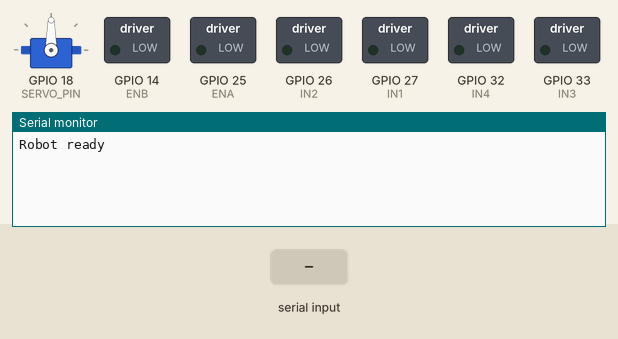
Simulated run of this sketch. Board: ESP32. On the bench: servo, switched loads named in the sketch (green lamp = pin HIGH), the last lines printed to the serial monitor. Inputs (shaded band) come from the test bench.

Above: at 1.2 s.
1.3 s: "90,45\n" received over the second serial link
At 2.5 s:
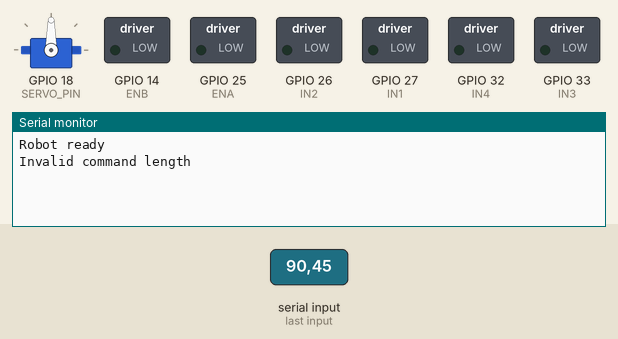
2.8 s: "30,150\n" received over the second serial link
At 3.7 s:
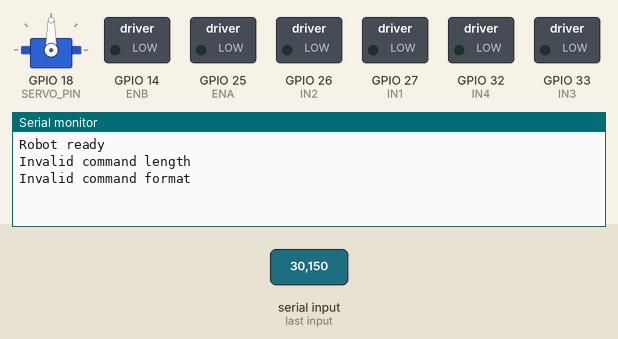

The sketch:

esp32_bt_robot.ino
```cpp
#include <Arduino.h>
#include <ESP32Servo.h>

// ---------------- Pins ----------------
#define BT_RX 16        // ESP32 RX2  <- HC-05 TXD
#define BT_TX 17        // ESP32 TX2  -> HC-05 RXD
#define SERVO_PIN 18

// L298N pins (original naming: channel A = ENA/IN1/IN2, channel B = ENB/IN3/IN4)
#define ENA 25
#define IN1 27
#define IN2 26
#define ENB 14
#define IN3 33
#define IN4 32

// Physical wiring: left motors are on OUT3/OUT4 (channel B),
// right motors are on OUT1/OUT2 (channel A). Swapped in software here.
#define LEFT_EN  ENB
#define LEFT_IN_A  IN3
#define LEFT_IN_B  IN4
#define RIGHT_EN ENA
#define RIGHT_IN_A IN1
#define RIGHT_IN_B IN2

// ---------------- Tunables (verify by testing) ----------------
// Motor polarity is UNVERIFIED. If a side spins backward on an F command,
// set that side's flag to true. Do not rewire.
const bool LEFT_INVERT  = false;
const bool RIGHT_INVERT = false;

const int PWM_FREQ = 1000;        // Hz; same as your earlier sketch
const int PWM_RESOLUTION = 8;     // duty 0..255
const int MIN_DUTY = 0;           // raise (e.g. 80-120) if motors hum without turning at low speeds
const int INNER_WHEEL_PERCENT = 30; // slow side speed during a turn, % of base speed
const int DIFF_MIN_INTENSITY = 1; // steering intensity at/above which differential applies

// 0 = disabled. If your app resends commands continuously, set e.g. 1000 (ms)
// so the robot stops when Bluetooth drops. Leave 0 if the app only sends on change.
const unsigned long COMMAND_TIMEOUT_MS = 0;

HardwareSerial BT(2);
Servo steeringServo;

char command[32];
int commandPos = 0;
unsigned long lastCommandMs = 0;

// ---------------- Motors ----------------
void driveSide(int enPin, int inA, int inB, int duty, bool forward, bool invert) {
  if (duty <= 0) {
    digitalWrite(inA, LOW);
    digitalWrite(inB, LOW);
    ledcWrite(enPin, 0);
    return;
  }
  bool dir = forward ^ invert;
  digitalWrite(inA, dir ? HIGH : LOW);
  digitalWrite(inB, dir ? LOW : HIGH);
  ledcWrite(enPin, duty);
}

int speedToDuty(int speed) {            // speed 0..99 -> duty
  if (speed <= 0) return 0;
  return map(speed, 1, 99, MIN_DUTY, 255);
}

void stopMotors() {
  driveSide(LEFT_EN, LEFT_IN_A, LEFT_IN_B, 0, true, false);
  driveSide(RIGHT_EN, RIGHT_IN_A, RIGHT_IN_B, 0, true, false);
}

// ---------------- Command handling ----------------
void processCommand(char *cmd) {
  // Validate the whole command first; ignore it entirely if malformed.
  if (strlen(cmd) != 6) {
    Serial.println("Invalid command length");
    return;
  }
  char moveDir = cmd[0];
  char steerDir = cmd[3];

  if ((moveDir != 'F' && moveDir != 'B') ||
      !isDigit(cmd[1]) || !isDigit(cmd[2]) ||
      (steerDir != 'L' && steerDir != 'R') ||
      !isDigit(cmd[4]) || !isDigit(cmd[5])) {
    Serial.println("Invalid command format");
    return;
  }

  int speed = (cmd[1] - '0') * 10 + (cmd[2] - '0');
  int intensity = (cmd[4] - '0') * 10 + (cmd[5] - '0');

  if (intensity > 60) {
    Serial.println("Invalid steering intensity");
    return;
  }

  // ---- Servo: exactly the verified mapping, independent of speed ----
  int angle = 90;
  if (steerDir == 'R') {
    angle = map(intensity, 0, 60, 90, 40);
  } else {
    angle = map(intensity, 0, 60, 90, 140);
  }
  steeringServo.write(angle);

  // ---- Motors ----
  bool forward = (moveDir == 'F');
  int baseDuty = speedToDuty(speed);
  int leftDuty = baseDuty;
  int rightDuty = baseDuty;

  if (intensity >= DIFF_MIN_INTENSITY) {
    int slowDuty = baseDuty * INNER_WHEEL_PERCENT / 100;
    if (steerDir == 'L') leftDuty = slowDuty;
    else                 rightDuty = slowDuty;
  }

  driveSide(LEFT_EN, LEFT_IN_A, LEFT_IN_B, leftDuty, forward, LEFT_INVERT);
  driveSide(RIGHT_EN, RIGHT_IN_A, RIGHT_IN_B, rightDuty, forward, RIGHT_INVERT);

  lastCommandMs = millis();
  Serial.printf("Received: %s | Angle: %d | L duty: %d | R duty: %d | %s\n",
                cmd, angle, leftDuty, rightDuty, forward ? "FWD" : "BACK");
}

void setup() {
  Serial.begin(115200);
  BT.begin(9600, SERIAL_8N1, BT_RX, BT_TX);

  // Servo first, exactly as in the verified servo-only sketch.
  steeringServo.attach(SERVO_PIN);
  steeringServo.write(90);

  pinMode(IN1, OUTPUT);
  pinMode(IN2, OUTPUT);
  pinMode(IN3, OUTPUT);
  pinMode(IN4, OUTPUT);
  ledcAttach(ENA, PWM_FREQ, PWM_RESOLUTION);
  ledcAttach(ENB, PWM_FREQ, PWM_RESOLUTION);
  stopMotors();

  lastCommandMs = millis();
  Serial.println("Robot ready");
}

void loop() {
  while (BT.available()) {
    char c = BT.read();

    if (c == '\n' || c == '\r') {
      if (commandPos > 0) {
        command[commandPos] = '\0';
        processCommand(command);
        commandPos = 0;
      }
    } else if (c >= 32 && c <= 126) {
      if (commandPos < (int)sizeof(command) - 1) {
        command[commandPos++] = c;
      } else {
        commandPos = 0;
      }
    }
  }

  if (COMMAND_TIMEOUT_MS > 0 && millis() - lastCommandMs > COMMAND_TIMEOUT_MS) {
    stopMotors();
  }
}
```

Measured:
- after the input at 1.3 s, the serial monitor: prints a new line at once (image 1)
- after the input at 2.8 s, the serial monitor: prints a new line at once (image 2)
